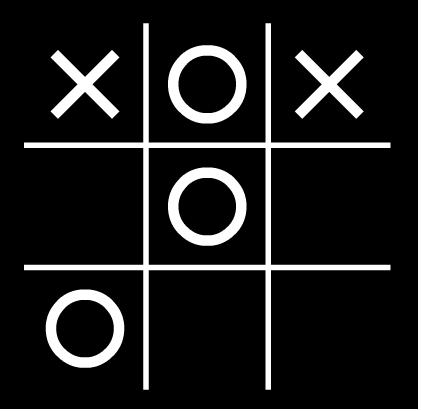
#> input picture lab8/gato.jpg, 421 x 411 px
$ python esquina.py   (Python 2 division)
#> lines starting #> are read from the running program, lines starting #| are printed output that depends on the picture
from PIL import Image, ImageTk, ImageDraw
import numpy as np
import math


#--------------------------------------------------------------------
def escala(foto,ancho,alto):#Creacion de imagen con escala de grises
    pixeles=foto.load()#Proceso igual que el del umbral pero sin las comparaciones
    for i in range(ancho):
        for a in range(alto):
            (r,g,b)=foto.getpixel((i,a))
            promedio=int((r+g+b)/3)
            pixeles[i,a]=(promedio,promedio,promedio)
    print "escala .."
    return foto
#--------------------------------------------------------------------
def filtro_medio(foto,ancho,alto):
    pixeles=foto.load()#Cargarimagen
    for i in range(ancho):#Se recogrrelaimagen
        for j in range(alto):
            (r,g,b)=foto.getpixel((i,j))
            cola=[]
            try:
                if(pixeles[i+1,j]):#Vecinos derecho
                    pix=pixeles[i+1,j][0]
                    cola.append((pix))
            except:
                pass
            try:
                if(pixeles[i-1,j]):#Vecino izq
                    pix=pixeles[i-1,j][0]
                    cola.append((pix))
            except:
                pass
            try:
                if(pixeles[i,j+1]):#Vecino arriba
                    pix=pixeles[i,j+1][0]
                    cola.append((pix))
            except:
                pass
            try:
                if(pixeles[i,j-1]):#Vecino abajo
                    pix=pixeles[i,j-1][0]
                    cola.append((pix))
            except:
                pass
            try:
                if(pixeles[i+1,j+1]):#esq derecha
                    pix=pixeles[i+1,j+1][0]
                    cola.append((pix))
            except:
                pass
            try:
                if(pixeles[i-1,j+1]):#esq izq
                    pix=pixeles[i-1,j+1][0]
                    cola.append((pix))
            except:
                pass
            try:
                if(pixeles[i+1,j-1]):#esq der abajo
                    pix=pixeles[i+1,j-1][0]
                    cola.append((pix))
            except:
                pass
            try:
                if(pixeles[i-1,j-1]):#esq izq abajo
                    pix=pixeles[i-1,j-1][0]
                    cola.append((pix))
            except:
                pass
            cola.sort()
            mediano=int(np.median(cola))
            pixeles[i,j]=(mediano,mediano,mediano)
    print "filtro medio"
    return foto
#-------------------------------------------------------------
def diferencia(foto,foto2,ancho,alto):
    img=Image.open('escalada.png')
    pixeles=img.load()
    pixeles2=foto2.load()
    for i in range(ancho):
        for j in range(alto):
            (r,g,b)=foto.getpixel((i,j))
            (r,g,b)=foto2.getpixel((i,j))
            nueva=pixeles2[i,j][0]
            original=pixeles[i,j][0]
            dif=(nueva-original)
            pixeles[i,j]=(dif,dif,dif)
    print"diferenciando ..."
    return img
#-----------------------------------------------------------
def convolucion(foto,ancho,alto):
    gx=[]
    gy=[]
    magnitud=[]
    Gx=([-1,0,1],[-2,0,2],[-1,0,1])#Formulas Convolucion
    Gy=([1,2,1],[0,0,0],[-1,-2,-1])
    pixeles=foto.load()
    for i in range(alto):
        gx.append([])
        gy.append([])
        for j in range(ancho):
            sumx=0
            sumy=0
            for x in range(len(Gx[0])):
                for y in range(len(Gy[0])):
                    try:
                        sumx +=(pixeles[j+y,i+x][0]*Gx[x][y])
                        sumy +=(pixeles[j+y,i+x][0]*Gy[x][y])
                    except:
                        pass
                    Gradiente_Horizontal=pow(sumx,2)#Formulas para obtener el gradiente
                    Gradiente_Vertical=pow(sumy,2)
                    Magnitud=int(math.sqrt(Gradiente_Horizontal+Gradiente_Vertical))
                    gx[i].append(sumx)
                    gy[i].append(sumy)
                    pixeles[j,i]=(Magnitud,Magnitud,Magnitud)
    print"Convolucion ...."
    return foto
#-----------------------------------------------------------------
def binarizacion(foto,ancho,alto):
    x=100
    #print "Valor maximo binarizacion:"+str(x)
    pixeles=foto.load()
    for i in range(ancho):
        for j in range(alto):
            (r,g,b)=foto.getpixel((i,j))
            promedio=int((r+g+b)/3)
            if promedio > x:
                pixeles[i,j]=(255,255,255)
            else:
                pixeles[i,j]=(0,0,0)
    print "Binarizando..."
    return foto
#-------------------------------------------------------------------
def pix_esquina(img,original,ancho,alto):
    pixel = img.load()
    foto2 = original.load()
    pix = ()
    for i in range (ancho):
        for j in range(alto):
            c = 0
            prom = 0.0
            try:
                if(pixel[i+1,j] == (255,255,255)):
                    #prom += pixel[i+1,j][0]
                    c +=1
                    pix.append(pixel[i+1,j])
            except:
                prom += 0
            try:
                if(pixel[i-1,j] == (255,255,255)):
                       #prom += pixel[i-1,j][0]
                    c +=1
                    pix.append(pixel[i-1,j])
            except:
                pass
            try:
                if(pixel[i,j+1] == (255,255,255)):
                       #prom += pixel[i,j+1][0]
                    c+=1
                    pix.append(pixel[i,j+1])
            except:
                pass
            try:
                if(pixel[i,j-1]==(255,255,255)):
                       #prom += pixel[i,j-1][0]
                    c+=1
                    pix.append(pixel[i,j-1])
            except:
                pass

    draw = ImageDraw.Draw(pixel)
    draw.rectangle(pix, fill = "green")

    print "eskina"
    return pixel

#--------------------------------------------------------------------
def main():
    img= str(raw_input('Nombre de imagen: '))
#> the answer given: gato.jpg
    foto=Image.open(img)#Abrir la imagen
#> foto is the input picture: PIL image 421x411 RGB; min 0, max 255, mean 29.8
    ancho,alto=foto.size
#> ancho = 421; alto = 411
    escalada=escala(foto,ancho,alto)
    escalada.save('escalada.png')
    filtromedio=filtro_medio(escalada,ancho,alto)
    filtromedio.save('filtromedio.jpg')
    diferenciada=diferencia(escalada,filtromedio,ancho,alto)
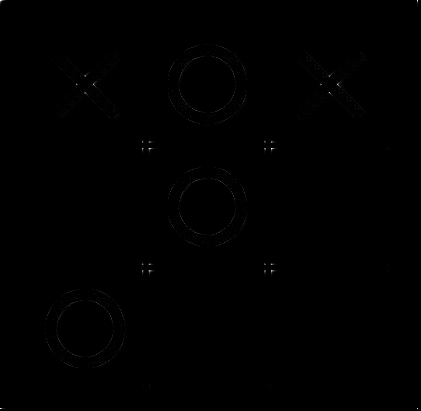
#> diferenciada: PIL image 421x411 RGB; min 0, max 253, mean 0.3
    diferenciada.save('diferencia.jpg')
    bordes=convolucion(diferenciada,ancho,alto)
#> after the loop in convolucion, `for i in range(alto):`: gx = 411 items
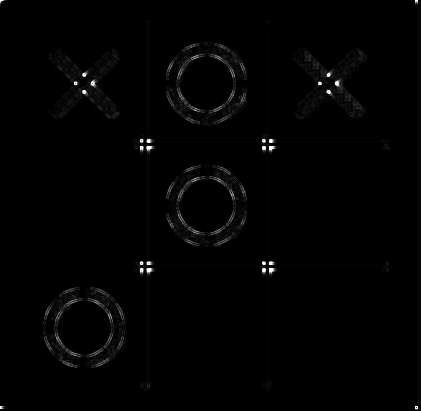
#> bordes: PIL image 421x411 RGB; min 0, max 255, mean 2.6
    bordes.save('convolucion.jpg')
    binaria=binarizacion(bordes,ancho,alto)
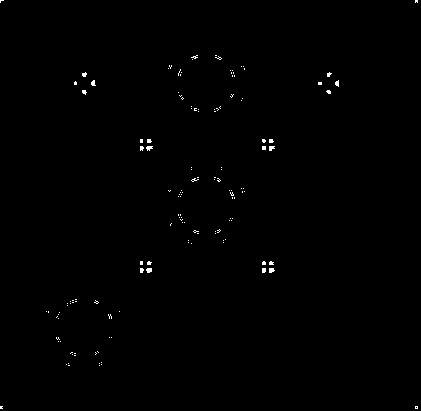
#> binaria: PIL image 421x411 RGB; 0.41% white in thin lines or dots
    binaria.save('Binarizacion.jpg')
#------- Marcar las eskinas en la imagen original
    esquina = pix_esquina(binaria,foto,ancho,alto)
    esquina.save("esquina.py")
#> (the run stopped early here; a loop or call above may not have finished)
